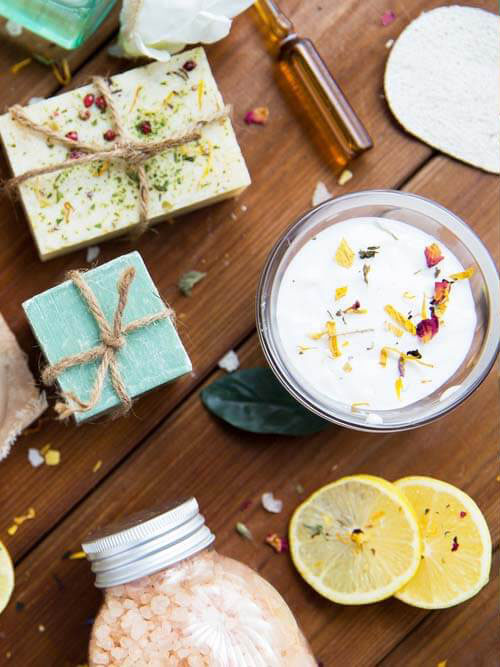
#> input picture images/image9_1.jpg, 500 x 667 px, found by its file name
$ python Question_9.py
#> lines starting #> are read from the running program, lines starting #| are printed output that depends on the picture
# Write a program to compare two images using image subtraction.
import cv2

image_1 = cv2.imread("images\image9_1.jpg")
#> image_1 is the input picture: shape (667, 500, 3); mean B, G, R 118.8, 142.1, 162
image_2 = cv2.imread("images\image9_2.jpg")
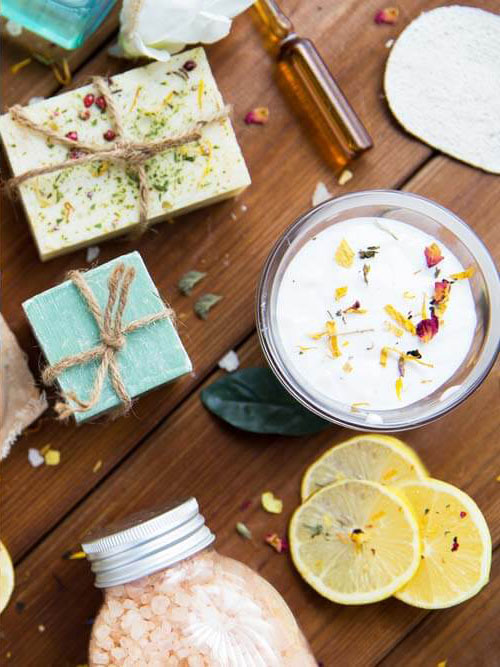
#> input picture images/image9_2.jpg, 500 x 667 px, found by its file name
#> image_2 is the input picture: shape (667, 500, 3); mean B, G, R 120.2, 143.7, 163.2

compare_1 = cv2.subtract(image_2, image_1)
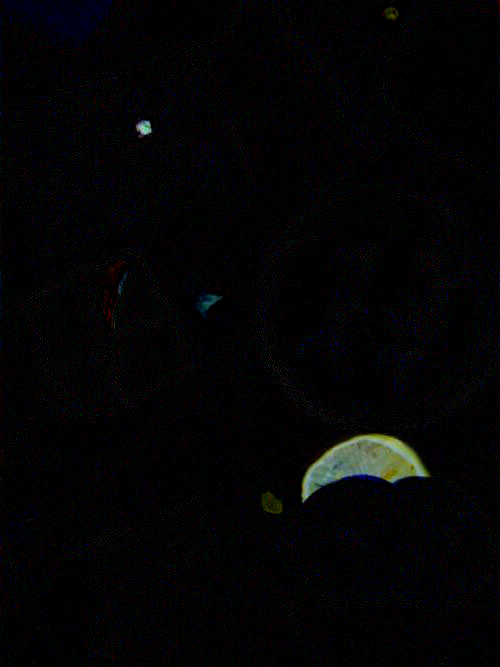
#> compare_1: shape (667, 500, 3); mean B, G, R 4.2, 3.6, 3.6
compare_2 = cv2.subtract(image_1, image_2)
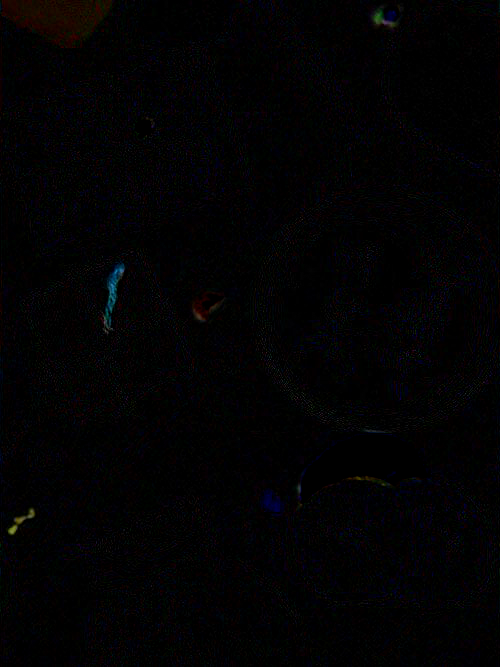
#> compare_2: shape (667, 500, 3); mean B, G, R 2.9, 2, 2.5

compare = cv2.add(compare_1, compare_2)

cv2.imshow("First Image", image_1)
cv2.waitKey(0)
cv2.imshow("Second Image", image_2)
cv2.waitKey(0)
cv2.imshow("Compare", compare)
cv2.waitKey(0)
